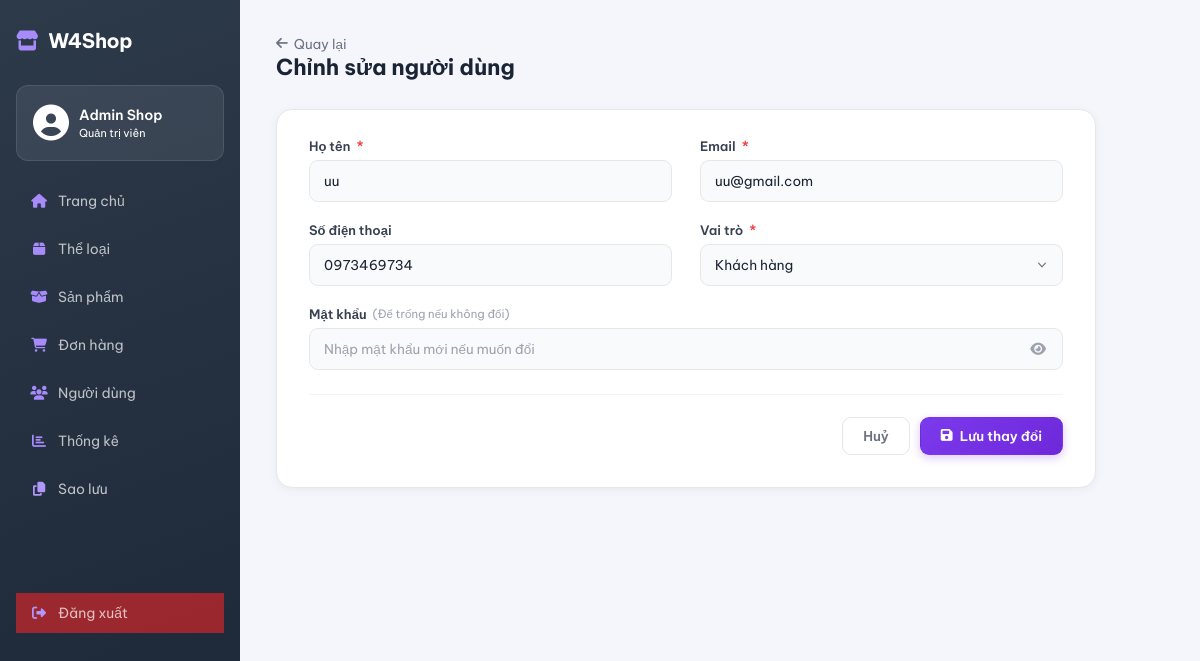
The page /admin/users/edit?id=5 (signed in) on the database its author committed.
### tables this page shows
CREATE TABLE `users` (
  `user_id` int(11) NOT NULL,
  `full_name` varchar(100) NOT NULL,
  `email` varchar(150) NOT NULL,
  `password_hash` varchar(255) NOT NULL,
  `phone` varchar(20) DEFAULT NULL,
  `role` enum('customer','admin') NOT NULL DEFAULT 'customer',
  `created_at` datetime NOT NULL DEFAULT current_timestamp()
);

### core/Controller.php (called while the page is built, shortened)
<?php
class Controller {
    protected function render($view, $data = []) {
        extract($data);
        $viewPath = __DIR__ . '/../app/views/' . $view . '.php';
        require $viewPath;
    }
}
?>

### app/controllers/AdminUserController.php (called while the page is built, shortened)
<?php
require_once __DIR__ . '/../../core/Controller.php';
require_once __DIR__ . '/../models/UserModelAdmin.php';
class AdminUserController extends Controller
{
    private UserModelAdmin $userModel;
    public function __construct()
    {
        $this->userModel = new UserModelAdmin();
    }
    public function edit(): void
    {
        $id   = (int)($_GET['id'] ?? 0);
        $user = $this->userModel->findById($id);
        $this->render('admin/UserForm', [
            'user'   => $user,
            'errors' => [],
            'mode'   => 'edit',
        ]);
    }
}

### index.php (called while the page is built, shortened)
<?php
require_once __DIR__ . '/core/Router.php';
$router = new Router();
$router->get('/', 'HomeController', 'index');
$router->get('/products',          'ProductController', 'index');
$router->get('/products/search',   'ProductController', 'search');
$router->get('/products/{id}',     'ProductController', 'detail');
$router->get('/login',    'AuthController', 'loginPage');
$router->post('/login',   'AuthController', 'loginPage');
$router->get('/register', 'AuthController', 'registerPage');
$router->post('/register','AuthController', 'registerPage');
$router->get('/logout',   'AuthController', 'logout');
$router->get('/profile',          'ProfileController', 'index');
$router->get('/profile/edit',           'ProfileController', 'edit');
$router->post('/profile/update',        'ProfileController', 'update');
$router->get('/profile/addAddress',         'ProfileController', 'addAddress');
$router->post('/profile/store-address',      'ProfileController', 'storeAddress');
$router->get('/profile/editAddress/{id}',   'ProfileController', 'editAddress');
$router->post('/profile/update-address',     'ProfileController', 'updateAddress');
$router->post('/profile/delete-address',     'ProfileController', 'deleteAddress');
$router->post('/profile/set-default-address','ProfileController', 'setDefaultAddress');
$router->get('/orders/guest-checkout', 'OrderController', 'guestCheckout');
$router->post('/orders/guest-place',   'OrderController', 'guestPlace');
$router->post('/products/buy-now',     'ProductController', 'buyNow');
$router->get('/orders/buynow-preview',  'OrderController',   'buyNowPreview');
$router->post('/orders/buynow-place',   'OrderController',   'buyNowPlace');
$router->get('/cart',          'CartController', 'index');
$router->post('/cart/update',  'CartController', 'update');
$router->post('/cart/delete',  'CartController', 'delete');
$router->post('/cart/add',     'CartController', 'add');
$router->get('/cart/checkInfo', 'CartController', 'checkInfo');
$router->post('/cart/saveAddress', 'CartController', 'saveAddress');
$router->post('/cart/placeOrder', 'CartController', 'placeOrder');
$router->get('/orders/preview',  'CartController', 'preview');
$router->get('/checkout',       'OrderController', 'checkout');
$router->post('/place-order',   'OrderController', 'placeOrder');
$router->get('/orders',         'OrderController', 'history');
$router->get('/orders/pay/{id}',        'OrderController', 'pay');
$router->post('/orders/confirmPayment', 'OrderController', 'confirmPayment');
$router->get('/orders/{id}',    'OrderController', 'detail');
$router->post('/orders/updatePaymentStatus', 'OrderController', 'updatePaymentStatus');
$router->get('/admin',              'AdminController', 'home');
$router->get('/admin/orders',       'AdminController', 'orders');
$router->get('/admin/order-detail', 'AdminController', 'orderDetail');
$router->post('/admin/save-homepage',       'AdminController', 'saveHomepage');
$router->post('/admin/update-order-status', 'AdminController', 'updateOrderStatus');
$router->get('/admin/categories',         'AdminCategoryController', 'index');
$router->get('/admin/categories/create',  'AdminCategoryController', 'create');
$router->get('/admin/categories/edit',    'AdminCategoryController', 'edit');
$router->post('/admin/categories/store',  'AdminCategoryController', 'store');
$router->post('/admin/categories/update', 'AdminCategoryController', 'update');
$router->post('/admin/categories/delete', 'AdminCategoryController', 'delete');
$router->get('/admin/products',                      'AdminProductController', 'index');
$router->get('/admin/products/getProduct',           'AdminProductController', 'getProduct');
$router->get('/admin/products/getAttributes',        'AdminProductController', 'getAttributes');
$router->post('/admin/products/store',               'AdminProductController', 'store');
$router->post('/admin/products/update',              'AdminProductController', 'update');
$router->post('/admin/products/delete',              'AdminProductController', 'delete');
$router->post('/admin/products/deleteVariant',       'AdminProductController', 'deleteVariant');
$router->post('/admin/products/createAttribute',     'AdminProductController', 'createAttribute');
$router->post('/admin/products/createAttributeValue','AdminProductController', 'createAttributeValue');
$router->post('/admin/products/deleteAttribute',     'AdminProductController', 'deleteAttribute');
$router->post('/admin/products/deleteAttributeValue','AdminProductController', 'deleteAttributeValue');
$router->get('/admin/users',                'AdminUserController', 'index');
$router->get('/admin/users/create',         'AdminUserController', 'create');
$router->get('/admin/users/edit',           'AdminUserController', 'edit');
$router->get('/admin/users/detail',         'AdminUserController', 'detail');
$router->post('/admin/users/store',         'AdminUserController', 'store');
$router->post('/admin/users/update',        'AdminUserController', 'update');
$router->post('/admin/users/delete',        'AdminUserController', 'delete');
$router->post('/admin/users/toggle-status', 'AdminUserController', 'toggleStatus');
$router->get('/admin/backup',          'AdminController', 'backup');
$router->post('/admin/backup/download','AdminController', 'downloadBackup');
$router->dispatch();
?>

### config/database.php (called while the page is built, shortened)
<?php
if (!class_exists('Database')) {
class Database {
    private static $conn = null;
    public static function getConnection() {
        if (self::$conn === null) {
            self::$conn = new mysqli(self::DB_HOST, self::DB_USER, self::DB_PASS, self::DB_NAME, self::DB_PORT);
            self::$conn->set_charset("utf8mb4");
        }
        return self::$conn;
    }
}
}
if (!function_exists('getDB')) {
function getDB() {
    return Database::getConnection();
}
}
?>

### app/models/UserModelAdmin.php (called while the page is built, shortened)
<?php
require_once __DIR__ . '/../../core/Model.php';
class UserModelAdmin extends Model
{
    protected string $table = 'users';
    public function findById(int $id): array|false
    {
        $sql = "SELECT user_id, full_name, email, phone, role, created_at
                FROM {$this->table}
                WHERE user_id = :id
                LIMIT 1";
        return $this->queryOne($sql, [':id' => $id]);
    }
}

### core/Model.php (called while the page is built, shortened)
<?php
require_once __DIR__ . '/../config/database.php';
class Model {
    protected $conn;
    public function __construct() {
        $this->conn = getDB();
    }
    private function compileNamedParams(string $sql, array $params): array
    {
        $values = [];
        $compiled = preg_replace_callback('/:([a-zA-Z_][a-zA-Z0-9_]*)/', function ($m) use ($params, &$values) {
            $key = ':' . $m[1];
            if (!array_key_exists($key, $params)) {
                die("Thiếu tham số {$key} khi build query");
            }
            $values[] = $params[$key];
            return '?';
        }, $sql);
        return [$compiled, $values];
    }
    private function prepareExecute(string $sql, array $params = []) {
        [$compiledSql, $values] = $this->compileNamedParams($sql, $params);
        $stmt = mysqli_prepare($this->conn, $compiledSql);
        if (!empty($values)) {
            $types = '';
            $refs  = [];
            foreach ($values as $i => $v) {
                if (is_int($v)) {
                    $types .= 'i';
                } elseif (is_float($v)) {
                    $types .= 'd';
                } else {
                    $types .= 's';
                }
                $refs[] = &$values[$i];
            }
            array_unshift($refs, $types);
            call_user_func_array([$stmt, 'bind_param'], $refs);
        }
        if (!mysqli_stmt_execute($stmt)) {
            die("Execute lỗi: " . mysqli_stmt_error($stmt) . " | SQL: " . $compiledSql);
        }
        return $stmt;
    }
    protected function queryAll(string $sql, array $params = []): array
    {
        $stmt   = $this->prepareExecute($sql, $params);
        $result = mysqli_stmt_get_result($stmt);
        $rows = [];
        if ($result) {
            while ($row = mysqli_fetch_assoc($result)) {
                $rows[] = $row;
            }
        }
        return $rows;
    }
    protected function queryOne(string $sql, array $params = []): array|false
    {
        $rows = $this->queryAll($sql, $params);
        return $rows[0] ?? false;
    }
}
?>

### app/views/admin/UserForm.php (the view, shortened to what this page needs)
<?php
$isEdit  = $mode === 'edit';
$title   = $isEdit ? 'Chỉnh sửa người dùng' : 'Thêm người dùng mới';
$action  = $isEdit ? '/WEB_GR4/admin/users/update'   : '/WEB_GR4/admin/users/store';
$val = fn(string $k, string $default = '') => htmlspecialchars($user[$k] ?? $default);
?>
<?php include __DIR__ . '/../layouts/admin_sidebar.php'; ?>
<link rel="stylesheet" href="/WEB_GR4/public/assets/css/admin/UserForm.css">
<div class="admin-content">
  <div class="page-header">
    <div>
      <a href="/WEB_GR4/admin/users" class="back-link"><i class="fas fa-arrow-left"></i> Quay lại</a>
      <h1 class="page-title"><?= $title ?></h1>
    </div>
  </div>
  <div class="form-card">
    <form method="POST" action="<?= $action ?>">
      <div class="form-grid">
        <div class="form-group <?= !empty($errors['full_name']) ? 'has-error' : '' ?>">
          <label for="full_name">Họ tên <span class="required">*</span></label>
          <input
            type="text"
            id="full_name"
            name="full_name"
            value="<?= $val('full_name') ?>"
            class="form-control"
            placeholder="Nguyễn Văn A"
            autofocus
          >
        </div>
        <div class="form-group <?= !empty($errors['email']) ? 'has-error' : '' ?>">
          <label for="email">Email <span class="required">*</span></label>
          <input
            type="email"
            id="email"
            name="email"
            value="<?= $val('email') ?>"
            class="form-control"
            placeholder="example@email.com"
          >
        </div>
        <div class="form-group <?= !empty($errors['phone']) ? 'has-error' : '' ?>">
          <label for="phone">Số điện thoại</label>
          <input
            type="text"
            id="phone"
            name="phone"
            value="<?= $val('phone') ?>"
            class="form-control"
            placeholder="0901234567"
          >
        </div>
        <div class="form-group">
          <label for="role">Vai trò <span class="required">*</span></label>
          <select id="role" name="role" class="form-control">
            <option value="customer" <?= ($user['role'] ?? 'customer') === 'customer' ? 'selected' : '' ?>>Khách hàng</option>
          </select>
        </div>
        <div class="form-group <?= !empty($errors['password']) ? 'has-error' : '' ?>">
          <label for="password">
            Mật khẩu
            <?php if (!$isEdit): ?>
              <span class="required">*</span>
            <?php else: ?>
              <small class="text-muted">(Để trống nếu không đổi)</small>
            <?php endif; ?>
          </label>
          <div class="input-icon-wrap">
            <input
              type="password"
              id="password"
              name="password"
              class="form-control"
              placeholder="<?= $isEdit ? 'Nhập mật khẩu mới nếu muốn đổi' : 'Tối thiểu 6 ký tự' ?>"
              autocomplete="new-password"
            >
            <button type="button" class="toggle-password" aria-label="Hiện/ẩn mật khẩu">
              <i class="fas fa-eye" id="eyeIcon"></i>
            </button>
          </div>
        </div>
      </div>
      <div class="form-actions">
        <a href="/WEB_GR4/admin/users" class="btn btn-ghost">Huỷ</a>
        <button type="submit" class="btn btn-primary">
          <i class="fas fa-save"></i>
          <?= $isEdit ? 'Lưu thay đổi' : 'Tạo người dùng' ?>
        </button>
      </div>
    </form>
  </div>
</div>

### core/Router.php (shortened to what this page needs)
<?php
class Router {
    private $routes = [];
    public function get($path, $controller, $method) {
        $this->routes[] = ['path' => $path, 'controller' => $controller, 'method' => $method, 'httpMethod' => 'GET'];
    }
    public function post($path, $controller, $method) {
        $this->routes[] = ['path' => $path, 'controller' => $controller, 'method' => $method, 'httpMethod' => 'POST'];
    }
    public function dispatch() {
        $url = parse_url($_SERVER['REQUEST_URI'], PHP_URL_PATH);
        $base = '/WEB_GR4';
        if (strpos($url, $base) === 0) {
            $url = substr($url, strlen($base));
        }
        $httpMethod = $_SERVER['REQUEST_METHOD'];
        foreach ($this->routes as $route) {
            if ($route['httpMethod'] === $httpMethod && $this->match($route['path'], $url, $params)) {
                $ctrl = new $route['controller']();
                call_user_func_array([$ctrl, $route['method']], $params);
                return;
            }
        }
    }
    private function match($routePath, $url, &$params) {
        $pattern = preg_replace('/\{(\w+)\}/', '([^/]+)', $routePath);
        $pattern = '#^' . $pattern . '$#';
        if (preg_match($pattern, $url, $matches)) {
            return true;
        }
        return false;
    }
}
?>

### app/views/layouts/admin_sidebar.php (shortened to what this page needs)
<!DOCTYPE html>
<html lang="vi">
<head>
    <link rel="stylesheet" href="/WEB_GR4/public/assets/css/admin/style_admin.css">
    <link rel="stylesheet" href="https://cdnjs.cloudflare.com/ajax/libs/font-awesome/6.5.2/css/all.min.css">
</head>
<body>
<div class="admin-layout">
<aside class="admin-sidebar">
        <div class="admin-logo"><i class="fas fa-store"></i> W4Shop</div>
        <div class="admin-user-info">
            <div class="admin-avatar">
                <i class="fa-solid fa-circle-user"></i>
            </div>
            <div class="admin-user-text">
                <span class="admin-user-name">
                    <?php echo isset($_SESSION['full_name']) ? htmlspecialchars($_SESSION['full_name']) : 'Admin'; ?>
                </span>
                <span class="admin-user-role">Quản trị viên</span>
            </div>
        </div>
        <ul class="admin-menu">
            <li><a href="/WEB_GR4/admin" ><i class="fas fa-home"></i> Trang chủ</a></li>
            <li><a href="/WEB_GR4/admin/categories"><i class="fas fa-box"></i> Thể loại</a></li>
            <li><a href="/WEB_GR4/admin/products"><i class="fas fa-box-open"></i> Sản phẩm</a></li>
            <li><a href="/WEB_GR4/admin/orders"><i class="fas fa-shopping-cart"></i> Đơn hàng</a></li>
            <li><a href="/WEB_GR4/admin/users"><i class="fas fa-users"></i> Người dùng</a></li>
            <li><a href="#"><i class="fas fa-chart-bar"></i> Thống kê</a></li>
            <li><a href="/WEB_GR4/admin/backup"><i class="fa-solid fa-copy" style="color: rgb(177,151,252);"></i> Sao lưu</a></li>
            <li><a href="/WEB_GR4/logout" class="logout-link"><i class="fa-solid fa-sign-out-alt" style="color: rgb(177, 151, 252);"></i> Đăng xuất</a></li>
        </ul>
    </aside>

### rows shown on the page
users: full_name "uu", email "uu@gmail.com", phone "0973469734", role "Khách hàng"
